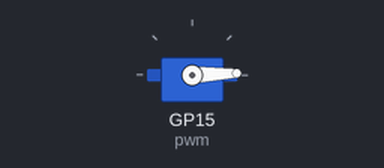
This program was run on a simulated Raspberry Pi Pico running MicroPython. Parts: servo. Servo angles are drawn from the pulse width (0.5 ms = 0°, 2.5 ms = 180°).

Above: at 0.05 s.
At 1.55 s:
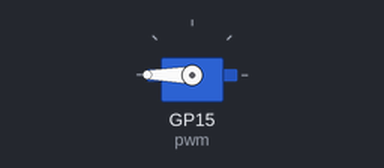
At 3.0 s:
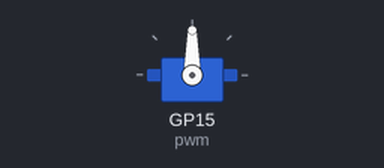
Timing chart, 0 to 6.9 s (numbered marks = the images above):
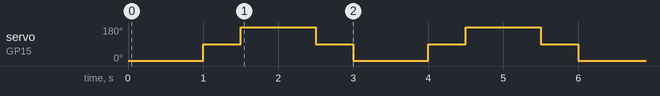

Measured:
- by itself, servo on GP15 (pwm): repeats every 3.0 s: 180° 1.0 s, 90° 0.50 s, 2° 1.0 s, 90° 0.50 s

The program:

servo_test.py
```python
from machine import Pin, PWM
import utime

pwm = PWM(Pin(15))
pwm.freq(50)

#min 1700
#max 8420
#90 deg = 4900


# pwm.duty_u16(4900)

# duty = 1700

# while(duty <= 8420):
#   pwm.duty_u16(duty)
#   utime.sleep(0.5)
#   duty += 20
#   print(f"duty:{duty}")

while True:
    pwm.duty_u16(1700)
    utime.sleep(1.0)
    pwm.duty_u16(4900)
    utime.sleep(0.5)
    pwm.duty_u16(8420)
    utime.sleep(1.0)
    pwm.duty_u16(4900)
    utime.sleep(0.5)
```
